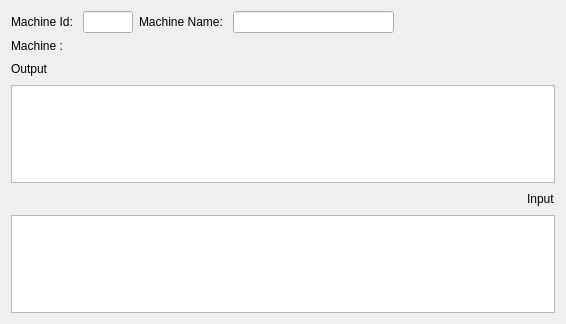
<?xml version="1.0" encoding="UTF-8"?>
<ui version="4.0">
 <class>FormMachine</class>
 <widget class="QWidget" name="FormMachine">
  <property name="geometry">
   <rect>
    <x>0</x>
    <y>0</y>
    <width>566</width>
    <height>324</height>
   </rect>
  </property>
  <property name="windowTitle">
   <string>Form</string>
  </property>
  <layout class="QVBoxLayout" name="verticalLayout">
   <item>
    <layout class="QHBoxLayout" name="horizontalLayout">
     <item>
      <widget class="QLabel" name="lblMachineName">
       <property name="text">
        <string>Machine Id: </string>
       </property>
      </widget>
     </item>
     <item>
      <widget class="QLineEdit" name="edtMachineId">
       <property name="maximumSize">
        <size>
         <width>50</width>
         <height>16777215</height>
        </size>
       </property>
       <property name="alignment">
        <set>Qt::AlignRight|Qt::AlignTrailing|Qt::AlignVCenter</set>
       </property>
      </widget>
     </item>
     <item>
      <widget class="QLabel" name="lblMachineName_2">
       <property name="text">
        <string>Machine Name: </string>
       </property>
      </widget>
     </item>
     <item>
      <widget class="QLineEdit" name="edtMachineName"/>
     </item>
     <item>
      <spacer name="horizontalSpacer">
       <property name="orientation">
        <enum>Qt::Horizontal</enum>
       </property>
       <property name="sizeHint" stdset="0">
        <size>
         <width>18</width>
         <height>20</height>
        </size>
       </property>
      </spacer>
     </item>
    </layout>
   </item>
   <item>
    <layout class="QHBoxLayout" name="machineDefinitionLayout">
     <item>
      <widget class="QLabel" name="label_3">
       <property name="text">
        <string>Machine : </string>
       </property>
      </widget>
     </item>
    </layout>
   </item>
   <item>
    <layout class="QHBoxLayout" name="horizontalLayout_2">
     <item>
      <widget class="QLabel" name="label">
       <property name="text">
        <string>Output</string>
       </property>
      </widget>
     </item>
     <item>
      <spacer name="horizontalSpacer_2">
       <property name="orientation">
        <enum>Qt::Horizontal</enum>
       </property>
       <property name="sizeHint" stdset="0">
        <size>
         <width>40</width>
         <height>20</height>
        </size>
       </property>
      </spacer>
     </item>
    </layout>
   </item>
   <item>
    <widget class="QPlainTextEdit" name="edtOutput"/>
   </item>
   <item>
    <layout class="QHBoxLayout" name="horizontalLayout_3">
     <item>
      <spacer name="horizontalSpacer_3">
       <property name="orientation">
        <enum>Qt::Horizontal</enum>
       </property>
       <property name="sizeHint" stdset="0">
        <size>
         <width>40</width>
         <height>20</height>
        </size>
       </property>
      </spacer>
     </item>
     <item>
      <widget class="QLabel" name="label_2">
       <property name="text">
        <string>Input</string>
       </property>
      </widget>
     </item>
    </layout>
   </item>
   <item>
    <widget class="QPlainTextEdit" name="edtInput"/>
   </item>
  </layout>
 </widget>
 <resources/>
 <connections/>
</ui>
